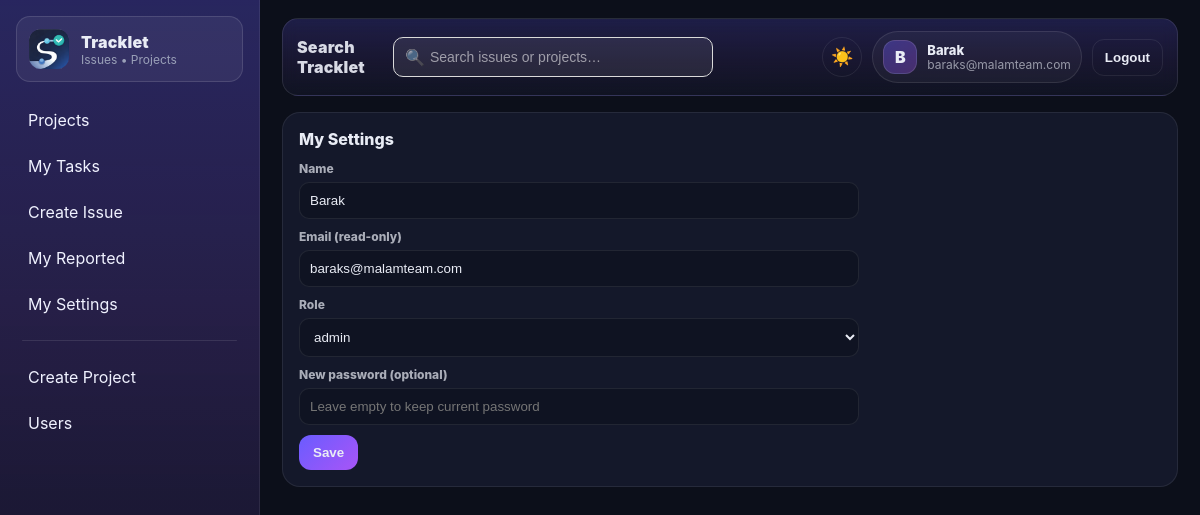
The page /settings (signed in) on the database its author committed.
### tables this page shows
CREATE TABLE users (
  id INTEGER PRIMARY KEY AUTOINCREMENT,
  email TEXT NOT NULL UNIQUE,
  password_hash TEXT NOT NULL,
  name TEXT NOT NULL,
  role TEXT NOT NULL DEFAULT 'user',     -- admin|pm|user
  photo_path TEXT,
  is_active INTEGER NOT NULL DEFAULT 1,
  created_at TEXT NOT NULL DEFAULT (datetime('now'))
);

CREATE TABLE roles (
  id INTEGER PRIMARY KEY AUTOINCREMENT,
  name TEXT NOT NULL UNIQUE,
  is_active INTEGER NOT NULL DEFAULT 1,
  created_at TEXT NOT NULL DEFAULT (datetime('now'))
);

### app.py (the view)
@app.get("/settings")
@login_required
def my_settings():
    return render_template(
        "my_settings.html",
        me=get_user_by_id(int(current_user.id)),
        roles=list_roles_active(),
    )

### TrackletDB.py (called while the page is built)
def get_db_path() -> str:
    return settings.DB_PATH

def _ensure_parent(db_path: str) -> None:
    Path(db_path).parent.mkdir(parents=True, exist_ok=True)

def get_connection() -> sqlite3.Connection:
    db_path = get_db_path()
    _ensure_parent(db_path)
    conn = sqlite3.connect(db_path, detect_types=sqlite3.PARSE_DECLTYPES)
    conn.row_factory = sqlite3.Row
    conn.execute("PRAGMA foreign_keys = ON;")
    conn.execute("PRAGMA journal_mode = WAL;")
    return conn

def db_read_one(sql: str, params: tuple[Any, ...] = ()) -> Optional[sqlite3.Row]:
    conn = get_connection()
    try:
        cur = conn.cursor()
        cur.execute(sql, params)
        return cur.fetchone()
    finally:
        conn.close()

def db_read_all(sql: str, params: tuple[Any, ...] = ()) -> list[sqlite3.Row]:
    conn = get_connection()
    try:
        cur = conn.cursor()
        cur.execute(sql, params)
        return cur.fetchall()
    finally:
        conn.close()

def get_user_by_id(user_id: int) -> Optional[sqlite3.Row]:
    return db_read_one("SELECT * FROM users WHERE id=? AND is_active=1", (user_id,))

def list_roles_active() -> list[sqlite3.Row]:
    return db_read_all("SELECT id, name FROM roles WHERE is_active=1 ORDER BY name")

### app.py (called while the page is built)
@app.context_processor
def inject_settings():
    return {"settings": settings}

@login_manager.user_loader
def load_user(user_id: str):
    row = get_user_by_id(int(user_id))
    return User(row) if row else None

@app.context_processor
def inject_helpers():
    def due_class(due_date_str, status):
        if not due_date_str or status == "closed":
            return ""
        try:
            y, m, d = map(int, str(due_date_str)[:10].split("-"))
            due = date(y, m, d)
        except Exception:
            return ""
        today = date.today()
        if due < today:
            return "row-overdue"       # red
        if due == today:
            return "row-due-today"     # yellow
        return ""
    return {"due_class": due_class}

    @property
    def is_active(self):
        return self._is_active

### templates/my_settings.html
{% extends "layout.html" %}
{% set title = "My Settings" %}
{% block content %}
<div class="card">
  <div class="card-title">My Settings</div>
  <form method="post" action="{{ url_for('my_settings_post') }}" style="max-width:560px;">
    <label class="label">Name</label>
    <input name="name" value="{{ me.name }}" required>
    <label class="label">Email (read-only)</label>
    <input value="{{ me.email }}" disabled>
    <label class="label">Role</label>
    <select name="role" required>
      {% for r in roles %}
        <option value="{{ r.name }}" {% if r.name == me.role %}selected{% endif %}>{{ r.name }}</option>
      {% endfor %}
    </select>
    <label class="label">New password (optional)</label>
    <input name="password" placeholder="Leave empty to keep current password">
    <button class="btn btn-primary" type="submit" style="margin-bottom:0;">Save</button>
  </form>
</div>
{% endblock %}

### templates/layout.html (shortened to what this page needs)
<!doctype html>
<html>
<head>
  <link rel="stylesheet" href="{{ url_for('static', filename='app.css') }}">
</head>
<body>
  <div class="app">
    <aside class="sidebar">
      <a class="brand" href="{{ url_for('my_tasks') }}">
        <img class="brand-img" src="{{ url_for('static', filename='img/tracklet_icon_128.png') }}" alt="Tracklet" />
        <div class="brand-text">
          <div class="brand-title">Tracklet</div>
          <div class="brand-sub">Issues • Projects</div>
        </div>
      </a>
    <nav class="nav">
      <a class="navlink" href="{{ url_for('projects_list') }}">Projects</a>
      <a class="navlink" href="{{ url_for('my_tasks') }}">My Tasks</a>
      <a class="navlink" href="{{ url_for('issue_new') }}">Create Issue</a>
      <a class="navlink" href="{{ url_for('my_reported') }}">My Reported</a>
      <a class="navlink" href="{{ url_for('my_settings') }}">My Settings</a>
      {% if current_user.is_authenticated and current_user.role == 'admin' %}
        <div class="nav-sep"></div>
        <a class="navlink" href="{{ url_for('admin_projects') }}">Create Project</a>
        <a class="navlink" href="{{ url_for('admin_users') }}">Users</a>
      {% endif %}
    </nav>
    </aside>
    <main class="main">
<div class="topbar">
  <div class="topbar-left">
    <div class="app-title">Search <br> Tracklet</div>
        <form class="topbar-search with-icon" method="get" action="{{ url_for('search') }}">
          <input
            class="search-input"
            name="q"
            placeholder="Search issues or projects…"
            value="{{ request.args.get('q','') }}"
          >
        </form>
  </div>
  {% if current_user.is_authenticated %}
  <div class="topbar-right">
<button class="theme-toggle" id="themeToggle" type="button" aria-label="Toggle theme">
  <span class="icon-sun">☀️</span>
</button>
    <div class="user-chip">
      <div class="user-avatar">{{ (current_user.name or "U")[:1] | upper }}</div>
      <div class="user-meta">
        <div class="user-name">{{ current_user.name }}</div>
        <div class="user-email">{{ current_user.email }}</div>
      </div>
    </div>
    <form method="post" action="{{ url_for('logout') }}">
      <button class="btn btn-ghost btn-topbar" type="submit">Logout</button>
    </form>
  </div>
  {% endif %}
</div>
      {% block content %}{% endblock %}
    </main>
  </div>
</body>
</html>

### templates/layout.html (style rules this page uses)
.theme-toggle { display: inline-flex; align-items: center; justify-content: center; width: 40px; height: 40px; border-radius: 999px; border: 1px solid var(--border); background: transparent; cursor: pointer; transition: background .2s ease, border-color .2s ease; margin-bottom: 0; }
.theme-toggle span { font-size: 18px; line-height: 1; }

### rows shown on the page
users: name "B", name "Barak", email "baraks@malamteam.com", role "admin"
